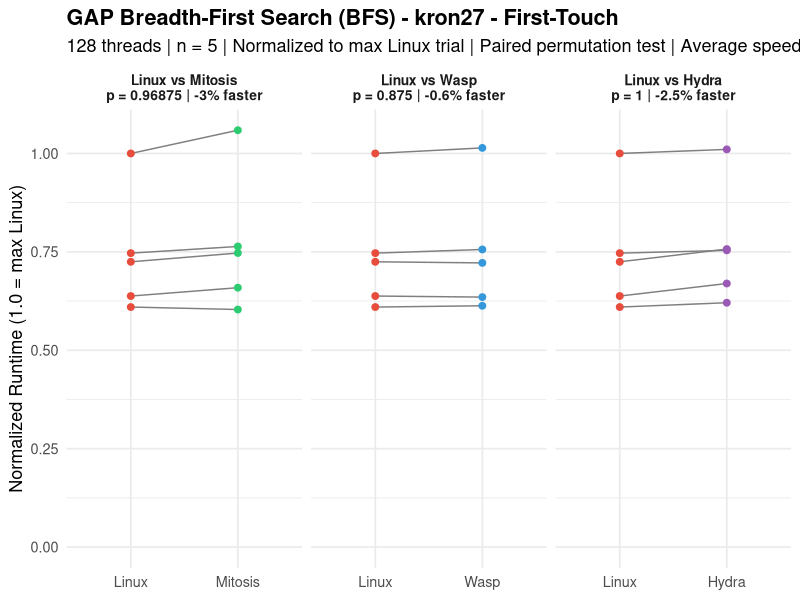
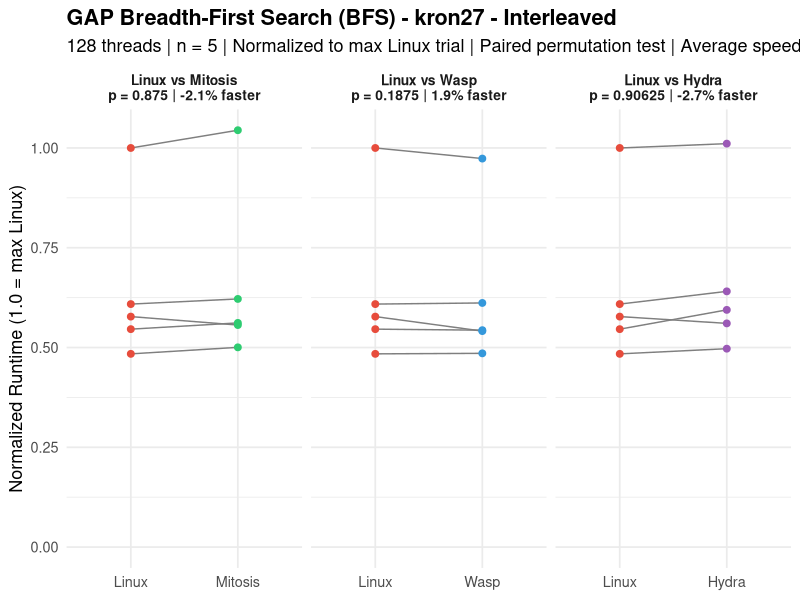
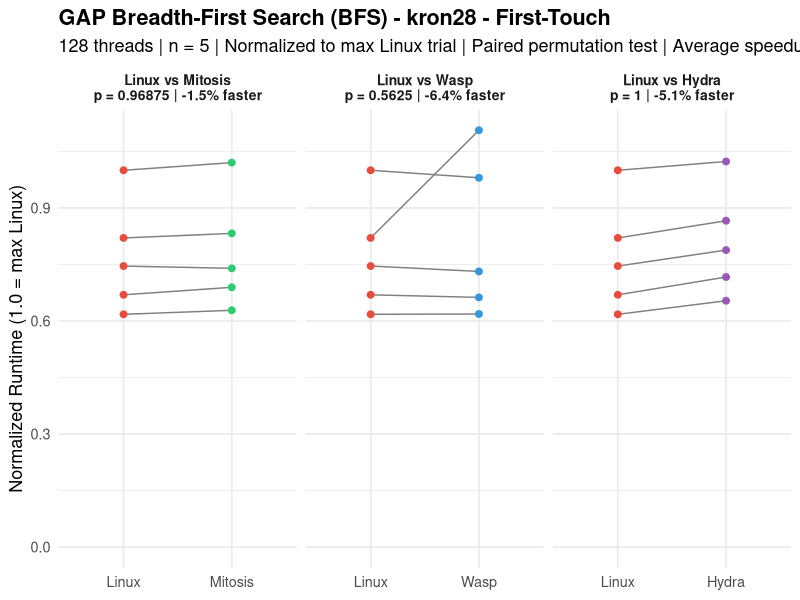
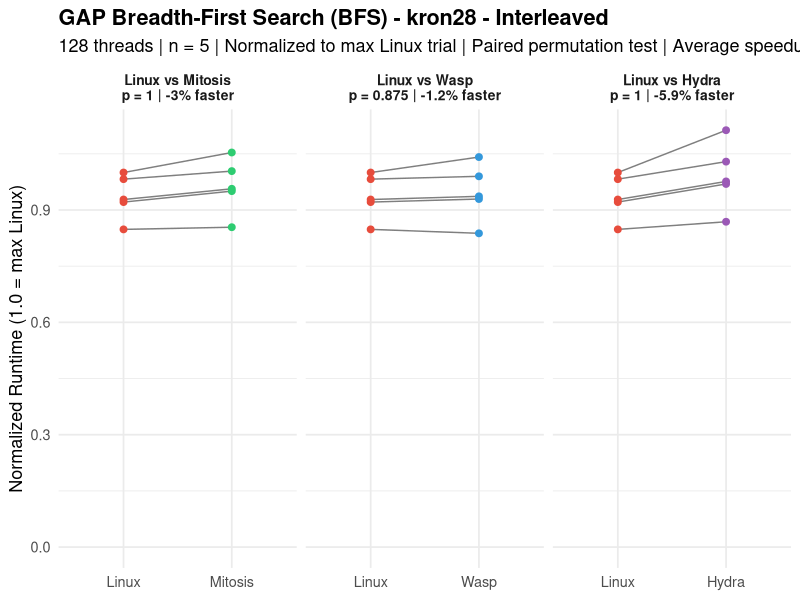
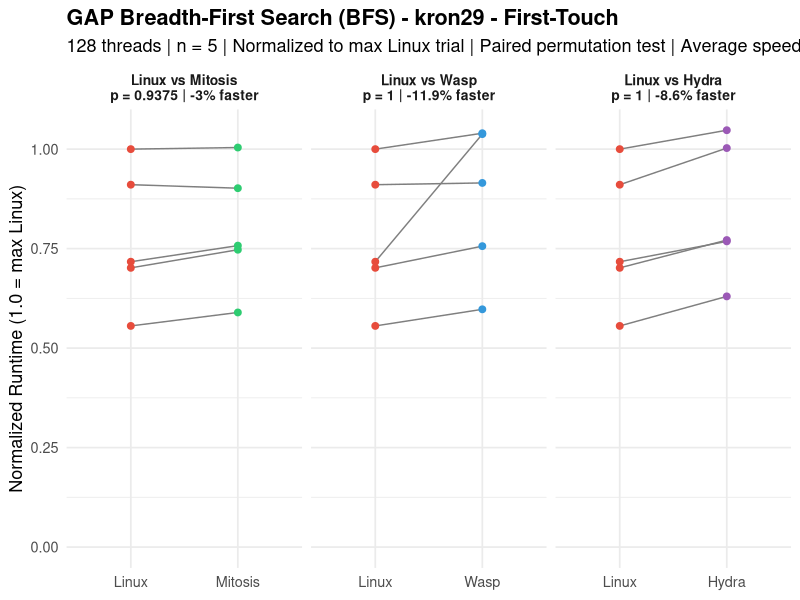
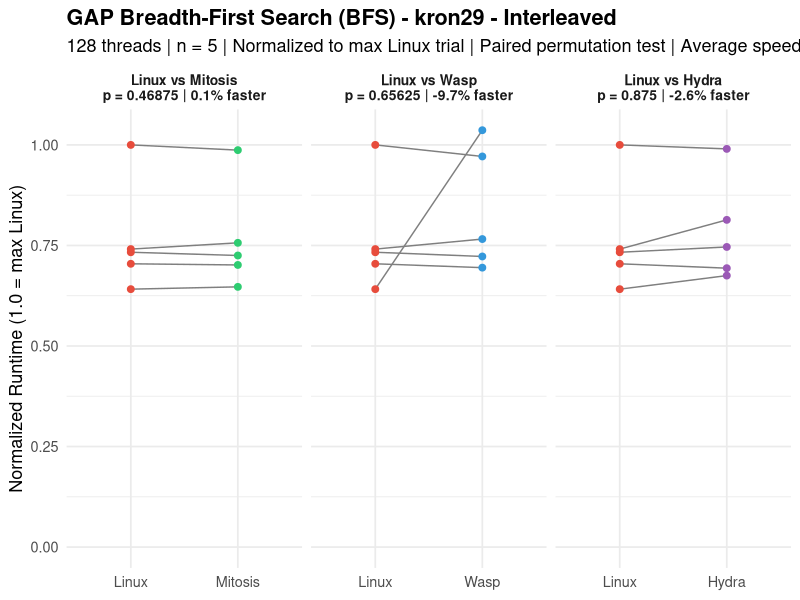
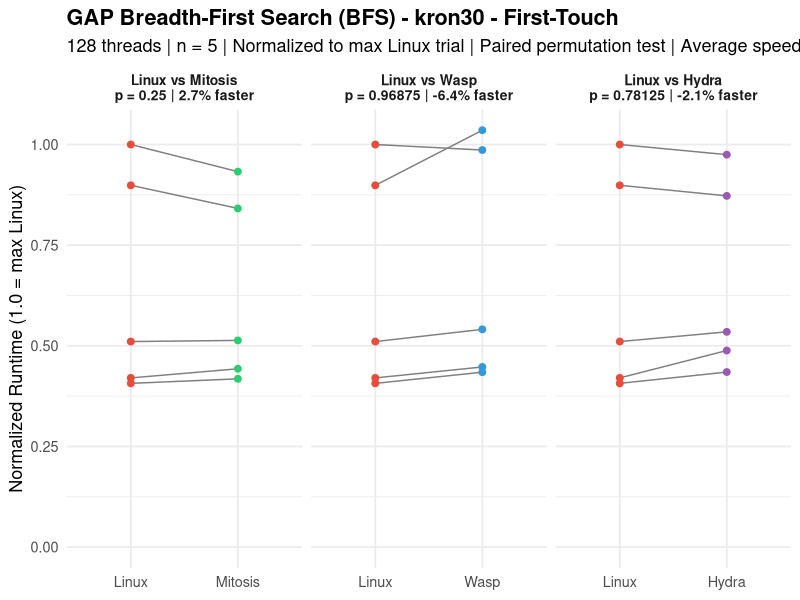
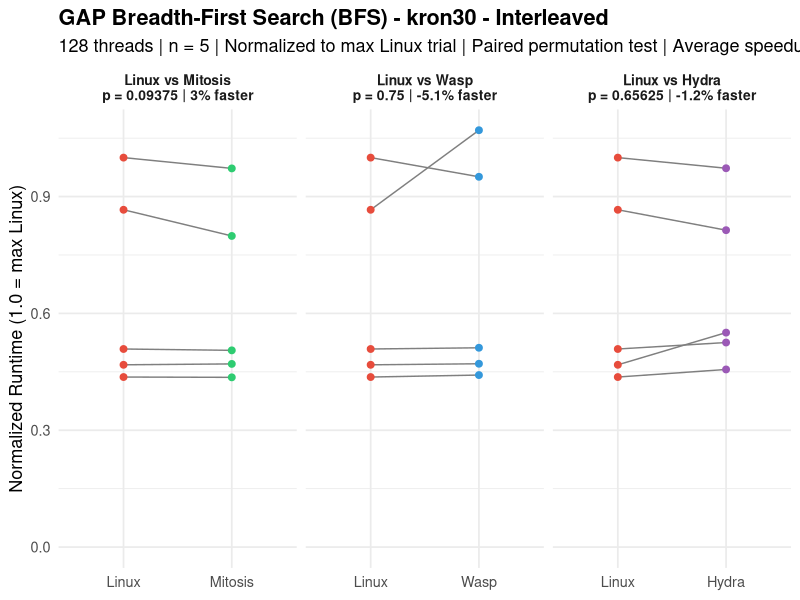

The R script that drew these images, in order:



###############################################################################
###                              bfs.R                                      ###
###############################################################################

library(ggplot2)

# =============================================================================
# RAW DATA: Trial Times (seconds) – BFS Benchmark
# 128 threads, n=5, repl_order_9 for Hydra
# Source: rawdata.txt
# =============================================================================

data <- list(
  # --- LINUX First-Touch ---
  linux_ft_kron27  = c(0.39534, 0.29521, 0.24107, 0.28652, 0.25213),
  linux_ft_kron28  = c(0.43326, 0.38893, 0.58089, 0.35885, 0.47656),
  linux_ft_kron29  = c(0.98460, 0.77534, 0.60090, 0.75869, 1.08126),
  linux_ft_kron30  = c(1.24678, 2.66584, 1.51447, 2.96633, 1.20656),
  linux_ft_uni27   = c(0.79836, 0.60190, 0.60209, 0.70992, 0.59170),
  linux_ft_uni28   = c(2.24256, 1.85336, 2.32016, 2.02002, 2.05999),
  linux_ft_uni29   = c(2.81867, 2.96304, 5.97070, 2.55078, 2.80120),
  linux_ft_uni30   = c(4.99616, 5.11766, 4.72721, 4.79570, 5.16856),
  linux_ft_twitter = c(0.19449, 0.16970, 0.19503, 0.24759, 0.18189),
  linux_ft_web     = c(0.31523, 0.31139, 0.28996, 0.29125, 0.31093),
  linux_ft_road    = c(0.68861, 0.64204, 0.52577, 0.57417, 0.64966),
  
  # --- LINUX Interleaved ---
  linux_il_kron27  = c(0.34702, 0.18948, 0.16800, 0.20039, 0.21128),
  linux_il_kron28  = c(0.34756, 0.32015, 0.34142, 0.29481, 0.32253),
  linux_il_kron29  = c(0.59040, 0.58410, 0.51100, 0.56126, 0.79681),
  linux_il_kron30  = c(0.99960, 1.84978, 1.08629, 2.13583, 0.93249),
  linux_il_uni27   = c(0.35050, 0.29219, 0.29479, 0.29942, 0.29321),
  linux_il_uni28   = c(0.88142, 0.77727, 1.03920, 0.86755, 0.80848),
  linux_il_uni29   = c(1.41583, 1.50662, 2.19409, 1.26200, 1.40013),
  linux_il_uni30   = c(2.42604, 2.46590, 2.31227, 2.28579, 2.56193),
  linux_il_twitter = c(0.15514, 0.15950, 0.19205, 0.25068, 0.13496),
  linux_il_web     = c(0.20378, 0.19050, 0.18285, 0.18586, 0.19646),
  linux_il_road    = c(0.79331, 0.74093, 0.62783, 0.66626, 0.75095),
  
  # --- MITOSIS Replicated ---
  mitosis_ft_kron27  = c(0.41867, 0.30193, 0.23858, 0.29534, 0.26052),
  mitosis_ft_kron28  = c(0.42969, 0.40048, 0.59270, 0.36506, 0.48361),
  mitosis_ft_kron29  = c(0.97510, 0.81908, 0.63746, 0.80791, 1.08561),
  mitosis_ft_kron30  = c(1.31398, 2.49550, 1.52288, 2.76670, 1.23986),
  mitosis_ft_uni27   = c(0.73725, 0.52245, 0.57123, 0.56808, 0.55668),
  mitosis_ft_uni28   = c(2.09228, 1.81765, 2.40155, 2.05249, 1.88179),
  mitosis_ft_uni29   = c(2.88626, 2.98424, 6.24052, 2.59952, 2.81901),
  mitosis_ft_uni30   = c(5.04417, 5.03641, 4.84113, 4.69046, 5.18991),
  mitosis_ft_twitter = c(0.18883, 0.16984, 0.20095, 0.25039, 0.17003),
  mitosis_ft_web     = c(0.30973, 0.31561, 0.29135, 0.29331, 0.31523),
  mitosis_ft_road    = c(0.71911, 0.68368, 0.55110, 0.59389, 0.68273),
  
  # --- MITOSIS Replicated+Interleaved ---
  mitosis_il_kron27  = c(0.36246, 0.19492, 0.17367, 0.19305, 0.21576),
  mitosis_il_kron28  = c(0.36615, 0.33031, 0.34888, 0.29681, 0.33247),
  mitosis_il_kron29  = c(0.60279, 0.57770, 0.51555, 0.55895, 0.78646),
  mitosis_il_kron30  = c(1.00448, 1.70623, 1.07883, 2.07666, 0.93086),
  mitosis_il_uni27   = c(0.37252, 0.29413, 0.29990, 0.30024, 0.29718),
  mitosis_il_uni28   = c(0.86911, 0.77785, 1.03476, 0.87649, 0.81693),
  mitosis_il_uni29   = c(1.37111, 1.43228, 2.19855, 1.24383, 1.36865),
  mitosis_il_uni30   = c(2.41568, 2.41973, 2.31396, 2.28841, 2.49981),
  mitosis_il_twitter = c(0.15373, 0.15993, 0.20405, 0.23922, 0.13618),
  mitosis_il_web     = c(0.19963, 0.19053, 0.18181, 0.20014, 0.19608),
  mitosis_il_road    = c(0.85709, 0.82027, 0.68255, 0.74305, 0.81967),
  
  # --- WASP First-Touch ---
  wasp_ft_kron27  = c(0.40090, 0.29891, 0.24234, 0.28541, 0.25106),
  wasp_ft_kron28  = c(0.42491, 0.38490, 0.56933, 0.35930, 0.64266),
  wasp_ft_kron29  = c(0.98939, 1.12203, 0.64602, 0.81763, 1.12446),
  wasp_ft_kron30  = c(1.32731, 3.07184, 1.60448, 2.92576, 1.28872),
  wasp_ft_uni27   = c(0.66087, 0.48427, 0.59814, 0.58436, 0.52640),
  wasp_ft_uni28   = c(2.28764, 2.08114, 2.47150, 2.28651, 1.95981),
  wasp_ft_uni29   = c(2.82046, 2.92439, 6.18168, 2.57943, 2.78541),
  wasp_ft_uni30   = c(5.24666, 5.19646, 4.81023, 4.88284, 5.36276),
  wasp_ft_twitter = c(0.16135, 0.16481, 0.22011, 0.28995, 0.15958),
  wasp_ft_web     = c(0.30484, 0.31054, 0.30349, 0.28998, 0.31321),
  wasp_ft_road    = c(0.70433, 0.67665, 0.55567, 0.57323, 0.67890),
  
  # --- WASP Interleaved ---
  wasp_il_kron27  = c(0.33780, 0.18859, 0.16845, 0.18779, 0.21226),
  wasp_il_kron28  = c(0.36193, 0.32298, 0.34405, 0.29115, 0.32547),
  wasp_il_kron29  = c(0.61027, 0.57574, 0.82591, 0.55361, 0.77391),
  wasp_il_kron30  = c(1.00537, 2.28614, 1.09304, 2.03069, 0.94333),
  wasp_il_uni27   = c(0.35574, 0.29864, 0.29540, 0.30179, 0.35613),
  wasp_il_uni28   = c(0.88866, 0.95789, 1.04035, 0.87169, 0.81889),
  wasp_il_uni29   = c(1.42305, 1.51290, 2.20200, 1.29238, 1.42866),
  wasp_il_uni30   = c(3.13147, 2.41080, 2.30456, 2.28989, 2.49246),
  wasp_il_twitter = c(0.15932, 0.15896, 0.19770, 0.24953, 0.13550),
  wasp_il_web     = c(0.20368, 0.18863, 0.18351, 0.19027, 0.19005),
  wasp_il_road    = c(0.82392, 0.76485, 0.63280, 0.69207, 0.77911),
  
  # --- HYDRA Replicated (repl_order_9) ---
  hydra_ft_kron27  = c(0.39941, 0.29800, 0.24541, 0.29931, 0.26472),
  hydra_ft_kron28  = c(0.45786, 0.41634, 0.59446, 0.37978, 0.50311),
  hydra_ft_kron29  = c(1.08413, 0.83063, 0.68114, 0.83419, 1.13264),
  hydra_ft_kron30  = c(1.44842, 2.58800, 1.58603, 2.89163, 1.28970),
  hydra_ft_uni27   = c(0.81929, 0.65879, 0.67303, 0.76665, 0.65905),
  hydra_ft_uni28   = c(2.00960, 1.84905, 2.41788, 2.10091, 1.90960),
  hydra_ft_uni29   = c(2.93373, 3.02496, 6.25218, 2.67045, 2.97470),
  hydra_ft_uni30   = c(5.31154, 5.26837, 5.03181, 4.92181, 5.49664),
  hydra_ft_twitter = c(0.17027, 0.17673, 0.20505, 0.28116, 0.16631),
  hydra_ft_web     = c(0.30612, 0.33415, 0.29623, 0.29523, 0.31563),
  hydra_ft_road    = c(1.08329, 1.04928, 0.90961, 0.97021, 1.03769),
  
  # --- HYDRA Replicated+Interleaved (repl_order_9) ---
  hydra_il_kron27  = c(0.35079, 0.20624, 0.17250, 0.19449, 0.22235),
  hydra_il_kron28  = c(0.38683, 0.33695, 0.35768, 0.30188, 0.33931),
  hydra_il_kron29  = c(0.64828, 0.59462, 0.53788, 0.55256, 0.78890),
  hydra_il_kron30  = c(1.17613, 1.73788, 1.12181, 2.07758, 0.97412),
  hydra_il_uni27   = c(0.35819, 0.30027, 0.30293, 0.31082, 0.31426),
  hydra_il_uni28   = c(0.89305, 0.80852, 1.04394, 0.89700, 0.82442),
  hydra_il_uni29   = c(1.56209, 1.60389, 2.21582, 1.40118, 1.52736),
  hydra_il_uni30   = c(2.74216, 2.68902, 2.53779, 2.52880, 2.77665),
  hydra_il_twitter = c(0.15072, 0.16138, 0.20270, 0.24180, 0.13618),
  hydra_il_web     = c(0.21073, 0.19901, 0.19221, 0.19087, 0.19650),
  hydra_il_road    = c(1.14437, 1.13205, 0.97137, 1.01711, 1.10390)
)

# =============================================================================
# PAIRED PERMUTATION TEST (exact, one-sided: Linux slower → diff > 0)
# =============================================================================

perm_test <- function(baseline, treatment) {
  d <- baseline - treatment
  obs <- mean(d)
  n <- length(d)
  perm_stats <- numeric(2^n)
  for (i in 0:(2^n - 1)) {
    signs <- 2 * as.integer(intToBits(i)[1:n]) - 1
    perm_stats[i + 1] <- mean(signs * abs(d))
  }
  p <- mean(perm_stats >= obs)
  return(list(obs = obs, p = p))
}

# =============================================================================
# RUN ALL TESTS
# =============================================================================

graphs <- c("kron27", "kron28", "kron29", "kron30",
            "uni27", "uni28", "uni29", "uni30",
            "twitter", "web", "road")
policies <- c("ft", "il")
policy_labels <- c(ft = "First-Touch", il = "Interleaved")
systems <- c("mitosis", "wasp", "hydra")

results <- data.frame()

pdf("bfs.pdf", width = 10, height = 5)

for (graph in graphs) {
  for (pol in policies) {
    linux_key <- paste0("linux_", pol, "_", graph)
    for (sys in systems) {
      sys_key <- paste0(sys, "_", pol, "_", graph)
      res <- perm_test(data[[linux_key]], data[[sys_key]])
      results <- rbind(results, data.frame(
        Graph = graph,
        Policy = policy_labels[pol],
        Comparison = paste("Linux vs", tools::toTitleCase(sys)),
        MeanDiff = round(res$obs, 5),
        p_value = res$p,
        stringsAsFactors = FALSE
      ))
    }
  }
}

# Print results table
cat("\n====== PAIRED PERMUTATION TEST RESULTS (exact, one-sided) ======\n")
cat("BFS (Breadth-First Search)\n")
cat("128 threads | 5 trials | repl_order_9 for Hydra\n\n")
print(results, row.names = FALSE)

# Count significant results
cat("\n\nSignificant (p < 0.05):", sum(results$p_value < 0.05), "of", nrow(results), "\n")
cat("Non-significant (p >= 0.05):", sum(results$p_value >= 0.05), "of", nrow(results), "\n")

# =============================================================================
# PLOTS: One per graph per policy, with 3 facets (Mitosis, WASP, Hydra)
# =============================================================================

for (graph in graphs) {
  for (pol in policies) {
    linux_key <- paste0("linux_", pol, "_", graph)
    max_linux <- max(data[[linux_key]])
    df_list <- list()
    
    for (sys in systems) {
      sys_key <- paste0(sys, "_", pol, "_", graph)
      res <- perm_test(data[[linux_key]], data[[sys_key]])
      sys_label <- tools::toTitleCase(sys)
      pct <- round(res$obs / mean(data[[linux_key]]) * 100, 1)
      label <- paste0("Linux vs ", sys_label,
                      "\np = ", res$p,
                      " | ", pct, "% faster")
      df_list[[sys]] <- data.frame(
        Trial = rep(1:5, 2),
        Zeit = c(data[[linux_key]] / max_linux, data[[sys_key]] / max_linux),
        Bedingung = factor(rep(c("Linux", sys_label), each = 5),
                           levels = c("Linux", sys_label)),
        Vergleich = label
      )
    }
    
    df <- do.call(rbind, df_list)
    df$Vergleich <- factor(df$Vergleich, levels = unique(df$Vergleich))
    
    p <- ggplot(df, aes(x = Bedingung, y = Zeit)) +
      geom_line(aes(group = Trial), color = "gray50", linewidth = 0.5) +
      geom_point(aes(color = Bedingung), size = 2) +
      scale_color_manual(values = c("Linux" = "#E74C3C",
                                    "Mitosis" = "#2ECC71",
                                    "Wasp" = "#3498DB",
                                    "Hydra" = "#9B59B6")) +
      coord_cartesian(ylim = c(0, NA)) +
      facet_wrap(~ Vergleich, scales = "free_x") +
      labs(
        title = paste0("GAP Breadth-First Search (BFS) - ",
                       graph, " - ", policy_labels[pol]),
        subtitle = "128 threads | n = 5 | Normalized to max Linux trial | Paired permutation test | Average speedup",
        x = NULL,
        y = "Normalized Runtime (1.0 = max Linux)"
      ) +
      theme_minimal(base_size = 13) +
      theme(legend.position = "none",
            plot.title = element_text(face = "bold"),
            strip.text = element_text(face = "bold", size = 10))
    
    print(p)
  }
}

dev.off()
cat("Saved all plots to bfs.pdf\n")
